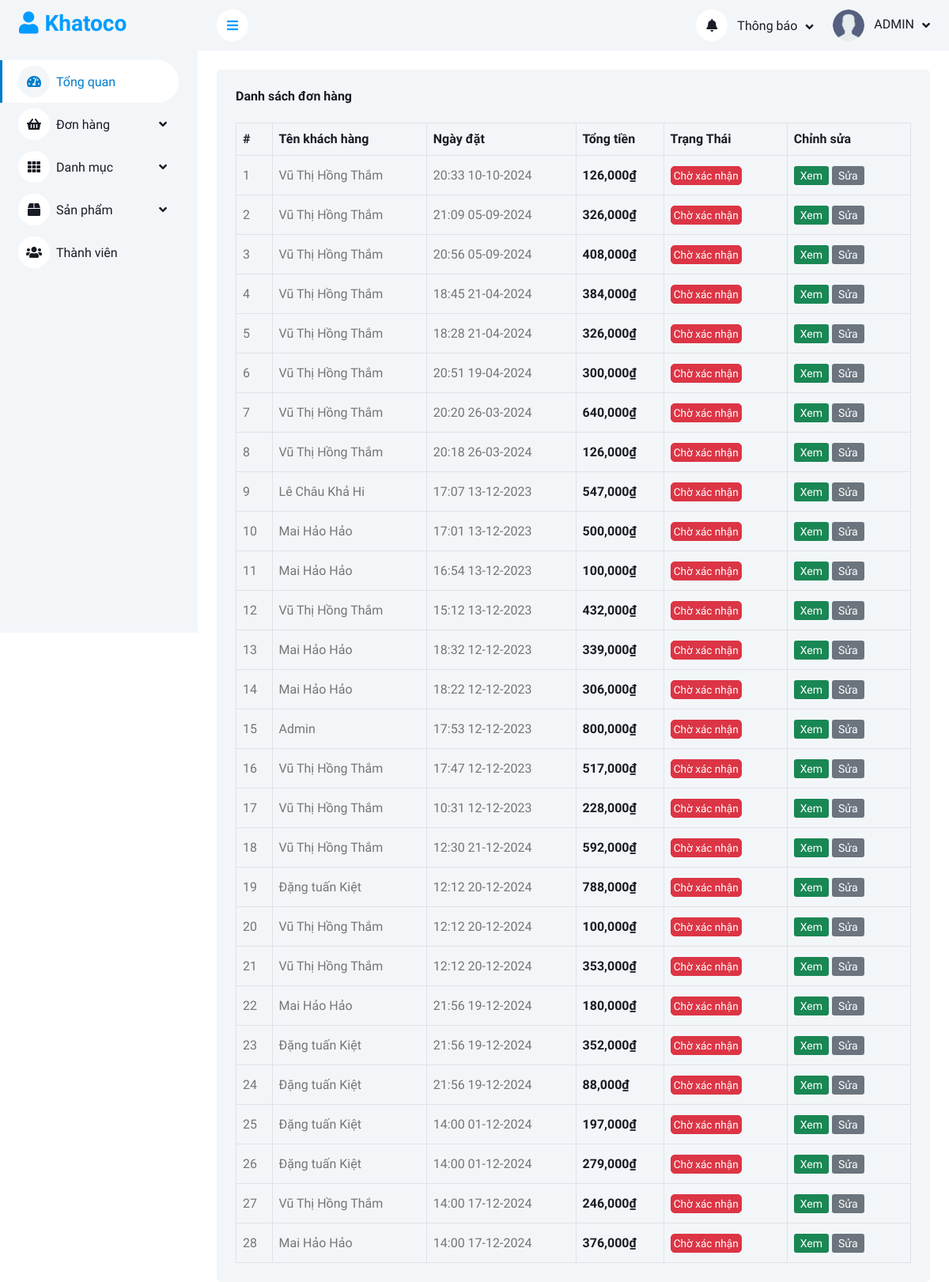
Screenshot of /DUAN1_QUANAO/admin/danh-sach-don-cho (signed in) with the database file from the repository.
### tables this page shows
CREATE TABLE `orders` (
  `order_id` int(11) NOT NULL,
  `user_id` int(11) NOT NULL,
  `date` datetime NOT NULL DEFAULT current_timestamp(),
  `total` int(11) NOT NULL,
  `address` varchar(255) NOT NULL,
  `phone` varchar(10) NOT NULL,
  `note` text NOT NULL,
  `status` tinyint(1) NOT NULL DEFAULT 1
);

CREATE TABLE `users` (
  `user_id` int(11) NOT NULL,
  `username` varchar(100) NOT NULL COMMENT 'Tên đăng nhập',
  `password` varchar(255) NOT NULL,
  `full_name` varchar(255) NOT NULL COMMENT 'Họ tên',
  `image` varchar(255) NOT NULL,
  `email` varchar(255) NOT NULL,
  `phone` varchar(10) NOT NULL,
  `address` varchar(255) NOT NULL,
  `role` tinyint(1) NOT NULL DEFAULT 0 COMMENT '0 là khách hàng 1 là nhân viên',
  `active` tinyint(1) NOT NULL DEFAULT 1
);

### DUAN1_QUANAO/admin/models_admin/pdo_library.php (called while the page is built, shortened)
<?php
function pdo_query($sql){
    $sql_args = array_slice(func_get_args(), 1);
    try{
        $conn = pdo_get_connection();
        $stmt = $conn->prepare($sql);
        $stmt->execute($sql_args);
        $rows = $stmt->fetchAll();
        return $rows;
    }
    catch(PDOException $e){
        throw $e;
    }
    finally{
        unset($conn);
    }
}
?>

### DUAN1_QUANAO/admin/models_admin/OrderModel.php (called while the page is built, shortened)
<?php
    class OrderModel{
        public function select_orders_unconfirmed() {
            $sql = "
                    SELECT
                    orders.order_id,
                    orders.user_id,
                    orders.date AS order_date,
                    orders.total,
                    orders.address AS order_address,
                    orders.phone AS order_phone,
                    orders.note,
                    orders.status,
                    users.full_name,
                    users.email,
                    users.phone AS user_phone
                FROM
                    orders
                JOIN
                    users ON orders.user_id = users.user_id
                WHERE orders.status = 1
                ORDER BY orders.order_id DESC
            ";
            return pdo_query($sql);
        }
    }
?>

### DUAN1_QUANAO/admin/models_admin/BaseModel.php (called while the page is built, shortened)
<?php
    class BaseModel{
        public function date_format($date, $plus_day) {
            $datetime = new DateTime($date);
            return $formatted_date = $datetime->format('H:i d-m-Y');
        }
    }
    $BaseModel = new BaseModel();
?>

### DUAN1_QUANAO/admin/don-hang/unconfirmed.php (the view, shortened to what this page needs)
<?php
    $list_orders = $OrderModel->select_orders_unconfirmed();
?>
<div class="container-fluid pt-4 px-4">
    <div class="bg-light text-center rounded p-4">
        <div class="d-flex align-items-center justify-content-between mb-4">
            <h6 class="mb-0">Danh sách đơn hàng</h6>
        </div>
        <div class="table-responsive">
            <table class="table text-start align-middle table-bordered table-hover mb-0">
                <thead>
                    <tr class="text-dark">
                        <th scope="col">#</th>
                        <th scope="col">Tên khách hàng</th>
                        <th scope="col">Ngày đặt</th>
                        <th scope="col">Tổng tiền</th>
                        <th scope="col">Trạng Thái</th>
                        <th scope="col">Chỉnh sửa</th>
                    </tr>
                </thead>
                <tbody>
                    <?php
                    $i = 0;
                    foreach ($list_orders as $value) {
                        extract($value);
                        $i++;
                        $formatted_date = $BaseModel->date_format($order_date, '');
                        $order_status = '<a href="" class="btn btn-small btn-danger">Chờ xác nhận</a>';
                    ?>
                    <tr>
                        <td><?=$i?></td>
                        <td class="td-name">
                            <?=$full_name?>
                        </td>
                        <td class="td-date">
                            <?=$formatted_date?>
                        </td>
                        <td class="text-dark" style="font-weight: 600;">
                            <?=number_format($total)?>₫
                        </td>
                        <td class="td-responsive-2">
                            <?=$order_status?>
                        </td>
                        <td class="td-responsive-2">
                            <a class="btn-sm btn-success" href="index.php?quanli=cap-nhat-don-hang&id=<?=$order_id?>">Xem</a>
                            <a class="btn-sm btn-secondary" href="index.php?quanli=cap-nhat-don-hang&id=<?=$order_id?>">Sửa</a>
                        </td>
                    </tr>
                    <?php
                    }
                    ?>
                </tbody>
            </table>
        </div>
    </div>
</div>

### DUAN1_QUANAO/admin/public_admin/css/style.css (style rules this page uses)
:root { --primary: #007dcc; --light: #F3F6F9; --dark: #191C24; }
.btn { transition: .5s; }
.td-responsive-2 { min-width: 120px; max-width: 145px; }
.td-date { min-width: 145px; }
.td-name { min-width: 150px; }

### DUAN1_QUANAO/admin/public_admin/css/custom.css (style rules this page uses)
.btn-small { padding: .05rem 0.2rem; font-size: .85rem; }

### DUAN1_QUANAO/admin/don-hang/unconfirmed.php (style rules this page uses)
td { height: 50px; }

### rows the page displays
orders: user.full_name "Vũ Thị Hồng Thắm", date "20:33 10-10-2024", total "126,000"
orders: user.full_name "Vũ Thị Hồng Thắm", date "21:09 05-09-2024", total "326,000"
orders: user.full_name "Vũ Thị Hồng Thắm", date "20:56 05-09-2024", total "408,000"
orders: user.full_name "Vũ Thị Hồng Thắm", date "18:45 21-04-2024", total "384,000"
orders: user.full_name "Vũ Thị Hồng Thắm", date "18:28 21-04-2024", total "326,000"
orders: user.full_name "Vũ Thị Hồng Thắm", date "20:51 19-04-2024", total "300,000"
orders: user.full_name "Vũ Thị Hồng Thắm", date "20:20 26-03-2024", total "640,000"
orders: user.full_name "Vũ Thị Hồng Thắm", date "20:18 26-03-2024", total "126,000"
orders: user.full_name "Lê Châu Khả Hi", date "17:07 13-12-2023", total "547,000"
orders: user.full_name "Mai Hảo Hảo", date "17:01 13-12-2023", total "500,000"
orders: user.full_name "Mai Hảo Hảo", date "16:54 13-12-2023", total "100,000"
orders: user.full_name "Vũ Thị Hồng Thắm", date "15:12 13-12-2023", total "432,000"
orders: user.full_name "Mai Hảo Hảo", date "18:32 12-12-2023", total "339,000"
orders: user.full_name "Mai Hảo Hảo", date "18:22 12-12-2023", total "306,000"
orders: user.full_name "Admin", date "17:53 12-12-2023", total "800,000"
orders: user.full_name "Vũ Thị Hồng Thắm", date "17:47 12-12-2023", total "517,000"
orders: user.full_name "Vũ Thị Hồng Thắm", date "10:31 12-12-2023", total "228,000"
orders: user.full_name "Vũ Thị Hồng Thắm", date "12:30 21-12-2024", total "592,000"
orders: user.full_name "Đặng tuấn Kiệt", date "12:12 20-12-2024", total "788,000"
orders: user.full_name "Vũ Thị Hồng Thắm", date "12:12 20-12-2024", total "100,000"
orders: user.full_name "Vũ Thị Hồng Thắm", date "12:12 20-12-2024", total "353,000"
orders: user.full_name "Mai Hảo Hảo", date "21:56 19-12-2024", total "180,000"
orders: user.full_name "Đặng tuấn Kiệt", date "21:56 19-12-2024", total "352,000"
orders: user.full_name "Đặng tuấn Kiệt", date "21:56 19-12-2024", total "88,000"
orders: user.full_name "Đặng tuấn Kiệt", date "14:00 01-12-2024", total "197,000"
orders: user.full_name "Đặng tuấn Kiệt", date "14:00 01-12-2024", total "279,000"
orders: user.full_name "Vũ Thị Hồng Thắm", date "14:00 17-12-2024", total "246,000"
orders: user.full_name "Mai Hảo Hảo", date "14:00 17-12-2024", total "376,000"
